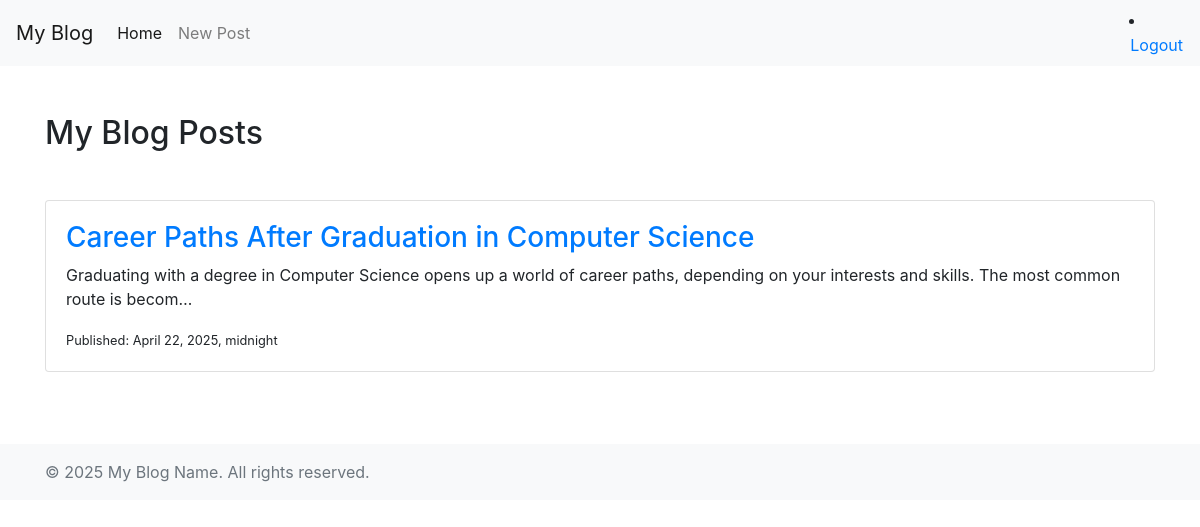
/blog/my-post/ (signed in), run on the app's committed database.
### blog/models.py (models this page shows, shortened)
class Post(models.Model):
    author = models.ForeignKey(settings.AUTH_USER_MODEL, on_delete=models.CASCADE)
    title = models.CharField(max_length=200)
    text = models.TextField()
    created_date = models.DateTimeField(default=timezone.now)
    published_date = models.DateTimeField(null=True, blank=True)

### blog/views.py (the view)
# urls.py: path("blog/my-post/", views.my_blog_posts, name='my_blog_posts'),
@login_required
def my_blog_posts(request):
    posts = Post.objects.filter(author=request.user).order_by('-published_date')
    return render(request, 'blog/my_blog_posts.html', {'posts': posts})

### blog/templates/blog/my_blog_posts.html (shortened to what this page needs)
{% extends 'blog/base.html' %}
{% block content %}
  <h2>My Blog Posts</h2>
  {% for post in posts %}
    <div class="card mt-3">
      <div class="card-body">
        <h3><a href="{% url 'blog:post_detail' pk=post.pk %}">{{ post.title }}</a></h3>
        <p>{{ post.text|truncatechars:150 }}</p>
        <small>Published: {{ post.published_date }}</small>
      </div>
    </div>
  {% empty %}
    <p>You haven't written any posts yet.</p>
  {% endfor %}
{% endblock %}

### data on the page
Post: title "Career Paths After Graduation in Computer Science", text "Graduating with a degree in Computer Science opens up a world of career paths, depending on your interests and skills. The most common route is becom…", published_date "April 22, 2025, midnight"
